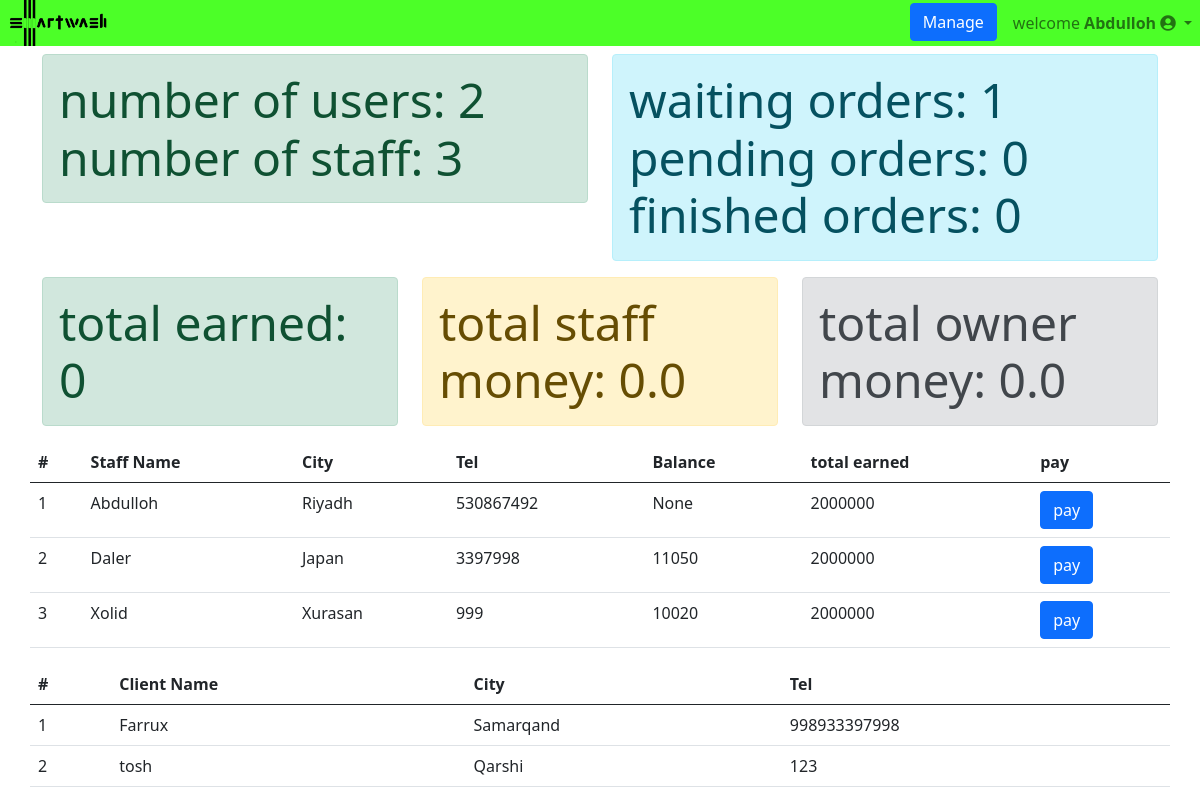
The app's page /admin_page/ (signed in) with its own data.
### accounts/models.py (models this page shows, shortened)
class CustomUser(AbstractUser):
    tel = models.PositiveIntegerField(null=True, unique=True)
    shahar = models.CharField(max_length=20, null=True)
    photo = models.ImageField(upload_to='clientimages/', blank=True, null=True)
    USERNAME_FIELD = "tel"

### washers/models.py (models this page shows)
class Balance(models.Model):
    balance = models.IntegerField(null=True)
    date_ordered = models.DateTimeField(auto_now_add=True)
    user = models.OneToOneField(
        CustomUser,
        on_delete=models.CASCADE,
        null=True,
        blank=True
    )
    def __str__(self):
        return str(self.balance)

### clients/decorators.py (the view)
        def wrapper_func(request, *args, **kwargs):
            group = None
            if request.user.groups.exists():
                group = request.user.groups.all()[0].name
            if group in allowed_roles:
                return view_func(request, *args, **kwargs)
            else:
                return redirect('clientHomePage')

### templates/admin/admin_page.html (shortened to what this page needs)
{% extends 'main.html' %} {% load static %} {% block content %}
<div class="row mt-2">
  <div class="col-sm">
    <div class="alert alert-success">
      <div class="display-5">number of users: {{nclient }}</div>
      <div class="display-5">number of staff: {{ndriver}}</div>
    </div>
  </div>
  <div class="col-sm">
    <div class="alert alert-info">
      <div class="display-5">waiting orders: {{waiting}}</div>
      <div class="display-5">pending orders: {{pending}}</div>
      <div class="display-5">finished orders: {{finished}}</div>
    </div>
  </div>
</div>
<div class="row">
  <div class="col-sm">
    <div class="display-5 alert alert-success">total earned: {{total_sum}}</div>
  </div>
  <div class="col-sm">
    <div class="display-5 alert alert-warning">
      total staff money: {{staff_sum}}
    </div>
  </div>
  <div class="col-sm">
    <div class="display-5 alert alert-secondary">
      total owner money: {{staff_sum}}
    </div>
  </div>
</div>
<div class="row">
  <table class="table">
    <thead>
      <tr>
        <th scope="col">#</th>
        <th scope="col">Staff Name</th>
        <th scope="col">City</th>
        <th scope="col">Tel</th>
        <th scope="col">Balance</th>
        <th scope="col">total earned</th>
        <th scope="col">pay</th>
      </tr>
    </thead>
    <tbody>
      {% for staff in staffs %}
      <tr>
        <td scope="row">{{ forloop.counter }}</td>
        <td>{{staff.first_name}}</td>
        <td>{{staff.shahar}}</td>
        <td>{{staff.tel}}</td>
        <td>{{staff.balance}}</td>
        <td>2000000</td>
        <td>
          <a href="{% url 'balance_form' staff.pk %}" class="btn btn-primary"
            >pay</a
          >
        </td>
      </tr>
      {% endfor %}
    </tbody>
  </table>
</div>
<div class="row">
  <table class="table">
    <thead>
      <tr>
        <th scope="col">#</th>
        <th scope="col">Client Name</th>
        <th scope="col">City</th>
        <th scope="col">Tel</th>
      </tr>
    </thead>
    <tbody>
      {% for client in clients %}
      <tr>
        <td scope="row">{{ forloop.counter }}</td>
        <td>{{client.first_name}}</td>
        <td>{{client.shahar}}</td>
        <td>{{client.tel}}</td>
      </tr>
      {% endfor %}
    </tbody>
  </table>
</div>
{% endblock content %}

### templates/main.html (shortened to what this page needs)
<!DOCTYPE html>
{% load static %}
<html lang="en">
  <head>
    <link
      rel="stylesheet"
      type="text/css"
      href="{% static 'css/style.css' %}"
    />
    <link
      href="https://cdn.jsdelivr.net/npm/bootstrap@5.0.2/dist/css/bootstrap.min.css"
      rel="stylesheet"
    />
    <link
      rel="stylesheet"
      href="https://use.fontawesome.com/releases/v5.8.1/css/all.css"
    />
  </head>
  <body>
    <nav class="navbar navbar-expand-lg navbar-light p-0">
      <div class="container-fluid chul p-0">
        <a class="navbar-brand p-0 " href="{% url 'clientHomePage' %}">
          <img
            src="/static/images/smt.png"
            width="100"
            class="d-inline-block align-top my-0 mx-2"
            alt=""
          />
          </a
        >
        <div class="collapse navbar-collapse" id="navbarNavDropdown">
          {% if user.is_authenticated %}
          <ul class="navbar-nav">
            {% if user.is_staff %}
              <li class="nav-item"><a class="btn btn-primary mx-2" href="{% url 'admin_page' %}">Manage</a></li>
            {% endif %}
            <li class="nav-item dropdown">
              <a
                class="nav-link dropdown-toggle"
                id="navbarDropdownMenuLink"
                role="button"
                data-bs-toggle="dropdown"
                aria-expanded="false"
                >welcome <b>{{ user.first_name | title}}</b>
                <i class="fas fa-user-circle"></i>
              </a>
            </li>
          </ul>
          {% endif %}
        </div>
      </div>
    </nav>
    {% if request.path == '/' %}
    <div class="layout">
      {% else %}
      <div>
      {% endif %}
      <div class="container">{% block content %} {% endblock content %}</div>
    </div>
  </body>
</html>

### static/css/style.css (style rules this page uses)
body { margin: 0; padding: 0; height: 100vh; font-family: "Barlow Semi Condensed", sans-serif; font-size: large; }
.chul { background-color: #2bff00d7; }

### records on screen
CustomUser: first_name "Abdulloh", shahar "Riyadh", tel "530867492", balance "None"
CustomUser: first_name "Daler", shahar "Japan", tel "3397998", balance "11050"
CustomUser: first_name "Xolid", shahar "Xurasan", tel "999", balance "10020"
CustomUser: first_name "Farrux", shahar "Samarqand", tel "998933397998"
CustomUser: first_name "tosh", shahar "Qarshi", tel "123"

### other values on screen
{{ nclient }} "2"
{{ ndriver }} "3"
{{ waiting }} "1"
{{ pending }} "0"
{{ finished }} "0"
{{ total_sum }} "0"
{{ staff_sum }} "0.0"
